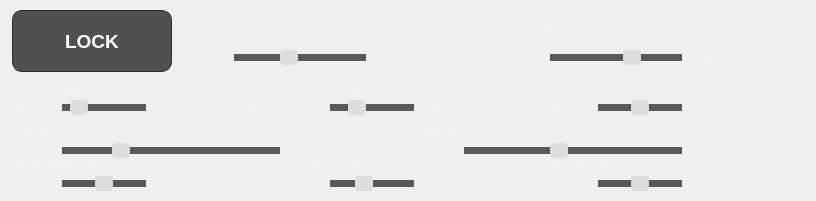
    <widget class="QFrame" name="frameTuning">
     <property name="sizePolicy">
      <sizepolicy hsizetype="Expanding" vsizetype="Preferred">
       <horstretch>0</horstretch>
       <verstretch>0</verstretch>
      </sizepolicy>
     </property>
     <property name="maximumSize">
      <size>
       <width>16777215</width>
       <height>280</height>
      </size>
     </property>
     <property name="styleSheet">
      <string notr="true">
QFrame#frameTuning{ background:#3a3a3a; border:1px solid #2a2a2a; border-radius:12px; }
QLabel{ color:#f0f0f0; }
QToolButton, QPushButton{ background:#505050; color:white; border:1px solid #2a2a2a; border-radius:10px; padding:6px 10px; }
QToolButton:checked, QPushButton:checked{ background:#2d6; border:1px solid #1e4; }
QSlider::groove:horizontal{ height:7px; background:#5a5a5a; border-radius:4px; }
QSlider::handle:horizontal{ width:18px; margin:-7px 0; border-radius:9px; background:#dddddd; }
      </string>
     </property>
     <layout class="QVBoxLayout" name="tuningRootV">
      <property name="spacing">
       <number>10</number>
      </property>
      <property name="leftMargin">
       <number>12</number>
      </property>
      <property name="topMargin">
       <number>10</number>
      </property>
      <property name="rightMargin">
       <number>12</number>
      </property>
      <property name="bottomMargin">
       <number>10</number>
      </property>
      <item>
       <layout class="QHBoxLayout" name="tuneRow1">
        <property name="spacing">
         <number>12</number>
        </property>
        <item>
         <widget class="QPushButton" name="btnTuneLock">
          <property name="minimumSize">
           <size>
            <width>160</width>
            <height>62</height>
           </size>
          </property>
          <property name="maximumSize">
           <size>
            <width>160</width>
            <height>62</height>
           </size>
          </property>
          <property name="font">
           <font>
            <pointsize>14</pointsize>
            <weight>75</weight>
            <bold>true</bold>
           </font>
          </property>
          <property name="toolTip">
           <string>Если LOCK выключен — параметры нельзя менять</string>
          </property>
          <property name="text">
           <string>LOCK</string>
          </property>
          <property name="checkable">
           <bool>true</bool>
          </property>
          <property name="checked">
           <bool>false</bool>
          </property>
         </widget>
        </item>
        <item>
         <layout class="QVBoxLayout" name="tunePwmLayout">
          <property name="spacing">
           <number>4</number>
          </property>
          <item>
           <widget class="QLabel" name="lblPwmBaseTitle">
            <property name="text">
             <string>PWM base</string>
            </property>
           </widget>
          </item>
          <item>
           <layout class="QHBoxLayout" name="tunePwmRow">
            <property name="spacing">
             <number>8</number>
            </property>
            <item>
             <widget class="QLabel" name="lblPwmBaseMin">
              <property name="minimumSize">
               <size>
                <width>42</width>
                <height>0</height>
               </size>
              </property>
              <property name="text">
               <string>1500</string>
              </property>
             </widget>
            </item>
            <item>
             <widget class="QSlider" name="sldPwmBase">
              <property name="enabled">
               <bool>false</bool>
              </property>
              <property name="minimum">
               <number>1500</number>
              </property>
              <property name="maximum">
               <number>2000</number>
              </property>
              <property name="value">
               <number>1700</number>
              </property>
              <property name="orientation">
               <enum>Qt::Horizontal</enum>
              </property>
             </widget>
            </item>
            <item>
             <widget class="QLabel" name="lblPwmBaseMax">
              <property name="minimumSize">
               <size>
                <width>42</width>
                <height>0</height>
               </size>
              </property>
              <property name="text">
               <string>2000</string>
              </property>
             </widget>
            </item>
            <item>
             <widget class="QLabel" name="lblPwmBaseVal">
              <property name="minimumSize">
               <size>
                <width>64</width>
                <height>0</height>
               </size>
              </property>
              <property name="text">
               <string>1700</string>
              </property>
              <property name="alignment">
               <set>Qt::AlignRight|Qt::AlignTrailing|Qt::AlignVCenter</set>
              </property>
             </widget>
            </item>
           </layout>
          </item>
         </layout>
        </item>
        <item>
         <layout class="QVBoxLayout" name="tuneLidarSolidLayout">
          <property name="spacing">
           <number>4</number>
          </property>
          <item>
           <widget class="QLabel" name="lblLidarSolidTitle">
            <property name="text">
             <string>Lidar stop solid</string>
            </property>
           </widget>
          </item>
          <item>
           <layout class="QHBoxLayout" name="tuneLidarSolidRow">
            <property name="spacing">
             <number>8</number>
            </property>
            <item>
             <widget class="QLabel" name="lblLidarSolidMin">
              <property name="minimumSize">
               <size>
                <width>42</width>
                <height>0</height>
               </size>
              </property>
              <property name="text">
               <string>0.20</string>
              </property>
             </widget>
            </item>
            <item>
             <widget class="QSlider" name="sldLidarSolid">
              <property name="enabled">
               <bool>false</bool>
              </property>
              <property name="minimum">
               <number>20</number>
              </property>
              <property name="maximum">
               <number>98</number>
              </property>
              <property name="value">
               <number>70</number>
              </property>
              <property name="orientation">
               <enum>Qt::Horizontal</enum>
              </property>
             </widget>
            </item>
            <item>
             <widget class="QLabel" name="lblLidarSolidMax">
              <property name="minimumSize">
               <size>
                <width>42</width>
                <height>0</height>
               </size>
              </property>
              <property name="text">
               <string>0.98</string>
              </property>
             </widget>
            </item>
            <item>
             <widget class="QLabel" name="lblLidarSolidVal">
              <property name="minimumSize">
               <size>
                <width>64</width>
                <height>0</height>
               </size>
              </property>
              <property name="text">
               <string>0.70</string>
              </property>
              <property name="alignment">
               <set>Qt::AlignRight|Qt::AlignTrailing|Qt::AlignVCenter</set>
              </property>
             </widget>
            </item>
           </layout>
          </item>
         </layout>
        </item>
       </layout>
      </item>
      <item>
       <layout class="QHBoxLayout" name="tuneRow2">
        <property name="spacing">
         <number>12</number>
        </property>
        <item>
         <layout class="QVBoxLayout" name="tuneSteerStrengthLayout">
          <property name="spacing">
           <number>4</number>
          </property>
          <item>
           <widget class="QLabel" name="lblSteerStrengthTitle">
            <property name="text">
             <string>Steer strength</string>
            </property>
           </widget>
          </item>
          <item>
           <layout class="QHBoxLayout" name="tuneSteerStrengthRow">
            <property name="spacing">
             <number>8</number>
            </property>
            <item>
             <widget class="QLabel" name="lblSteerStrengthMin">
              <property name="minimumSize">
               <size>
                <width>42</width>
                <height>0</height>
               </size>
              </property>
              <property name="text">
               <string>80</string>
              </property>
             </widget>
            </item>
            <item>
             <widget class="QSlider" name="sldSteerStrength">
              <property name="enabled">
               <bool>false</bool>
              </property>
              <property name="minimum">
               <number>80</number>
              </property>
              <property name="maximum">
               <number>420</number>
              </property>
              <property name="value">
               <number>120</number>
              </property>
              <property name="orientation">
               <enum>Qt::Horizontal</enum>
              </property>
             </widget>
            </item>
            <item>
             <widget class="QLabel" name="lblSteerStrengthMax">
              <property name="minimumSize">
               <size>
                <width>42</width>
                <height>0</height>
               </size>
              </property>
              <property name="text">
               <string>420</string>
              </property>
             </widget>
            </item>
            <item>
             <widget class="QLabel" name="lblSteerStrengthVal">
              <property name="minimumSize">
               <size>
                <width>64</width>
                <height>0</height>
               </size>
              </property>
              <property name="text">
               <string>120</string>
              </property>
              <property name="alignment">
               <set>Qt::AlignRight|Qt::AlignTrailing|Qt::AlignVCenter</set>
              </property>
             </widget>
            </item>
           </layout>
          </item>
         </layout>
        </item>
        <item>
         <layout class="QVBoxLayout" name="tuneSteerTauLayout">
          <property name="spacing">
           <number>4</number>
          </property>
          <item>
           <widget class="QLabel" name="lblSteerTauTitle">
            <property name="text">
             <string>Steer smoothing (tau)</string>
            </property>
           </widget>
          </item>
          <item>
           <layout class="QHBoxLayout" name="tuneSteerTauRow">
            <property name="spacing">
             <number>8</number>
            </property>
            <item>
             <widget class="QLabel" name="lblSteerTauMin">
              <property name="minimumSize">
               <size>
                <width>42</width>
                <height>0</height>
               </size>
              </property>
              <property name="text">
               <string>0.05</string>
              </property>
             </widget>
            </item>
            <item>
             <widget class="QSlider" name="sldSteerTau">
              <property name="enabled">
               <bool>false</bool>
              </property>
              <property name="minimum">
               <number>5</number>
              </property>
              <property name="maximum">
               <number>60</number>
              </property>
              <property name="value">
               <number>20</number>
              </property>
              <property name="orientation">
               <enum>Qt::Horizontal</enum>
              </property>
             </widget>
            </item>
            <item>
             <widget class="QLabel" name="lblSteerTauMax">
              <property name="minimumSize">
               <size>
                <width>42</width>
                <height>0</height>
               </size>
              </property>
              <property name="text">
               <string>0.60</string>
              </property>
             </widget>
            </item>
            <item>
             <widget class="QLabel" name="lblSteerTauVal">
              <property name="minimumSize">
               <size>
                <width>64</width>
                <height>0</height>
               </size>
              </property>
              <property name="text">
               <string>0.20</string>
              </property>
              <property name="alignment">
               <set>Qt::AlignRight|Qt::AlignTrailing|Qt::AlignVCenter</set>
              </property>
             </widget>
            </item>
           </layout>
          </item>
         </layout>
        </item>
        <item>
         <layout class="QVBoxLayout" name="tunePwmBiasLayout">
          <property name="spacing">
           <number>4</number>
          </property>
          <item>
           <widget class="QLabel" name="lblSnapBeforeTitle">
            <property name="text">
             <string>PWM bias</string>
            </property>
           </widget>
          </item>
          <item>
           <layout class="QHBoxLayout" name="SnapBeforeRow">
            <property name="spacing">
             <number>8</number>
            </property>
            <item>
             <widget class="QLabel" name="lblSnapBeforeMin">
              <property name="minimumSize">
               <size>
                <width>42</width>
                <height>0</height>
               </size>
              </property>
              <property name="text">
               <string>-10</string>
              </property>
             </widget>
            </item>
            <item>
             <widget class="QSlider" name="sldSnapBefore">
              <property name="enabled">
               <bool>false</bool>
              </property>
              <property name="minimum">
               <number>-10</number>
              </property>
              <property name="maximum">
               <number>10</number>
              </property>
              <property name="value">
               <number>0</number>
              </property>
              <property name="orientation">
               <enum>Qt::Horizontal</enum>
              </property>
             </widget>
            </item>
            <item>
             <widget class="QLabel" name="lblSnapBeforeMax">
              <property name="minimumSize">
               <size>
                <width>42</width>
                <height>0</height>
               </size>
              </property>
              <property name="text">
               <string>10</string>
              </property>
             </widget>
            </item>
            <item>
             <widget class="QLabel" name="lblSnapBeforeVal">
              <property name="minimumSize">
               <size>
                <width>64</width>
                <height>0</height>
               </size>
              </property>
              <property name="text">
               <string>0</string>
              </property>
              <property name="alignment">
               <set>Qt::AlignRight|Qt::AlignTrailing|Qt::AlignVCenter</set>
              </property>
             </widget>
            </item>
           </layout>
          </item>
         </layout>
        </item>
       </layout>
      </item>
      <item>
       <layout class="QVBoxLayout" name="tuneRow3Wrap">
        <property name="spacing">
         <number>0</number>
        </property>
        <property name="leftMargin">
         <number>0</number>
        </property>
        <property name="topMargin">
         <number>0</number>
        </property>
        <property name="rightMargin">
         <number>0</number>
        </property>
        <property name="bottomMargin">
         <number>0</number>
        </property>
        <item>
         <layout class="QHBoxLayout" name="tuneRow3MarkersRow">
          <property name="spacing">
           <number>12</number>
          </property>
          <property name="leftMargin">
           <number>0</number>
          </property>
          <property name="topMargin">
           <number>0</number>
          </property>
          <property name="rightMargin">
           <number>0</number>
          </property>
          <property name="bottomMargin">
           <number>0</number>
          </property>
          <item>
           <layout class="QVBoxLayout" name="tuneRow3PoleDistLayout">
            <property name="spacing">
             <number>4</number>
            </property>
            <item>
             <widget class="QLabel" name="lblPoleDistDriveTitle">
              <property name="text">
               <string>Pole dist (m)</string>
              </property>
             </widget>
            </item>
            <item>
             <layout class="QHBoxLayout" name="tunePoleDistRow">
              <property name="spacing">
               <number>8</number>
              </property>
              <item>
               <widget class="QLabel" name="lblPoleDistDriveMin">
                <property name="minimumSize">
                 <size>
                  <width>42</width>
                  <height>0</height>
                 </size>
                </property>
                <property name="text">
                 <string>1</string>
                </property>
               </widget>
              </item>
              <item>
               <widget class="QSlider" name="sldPoleDistDrive">
                <property name="enabled">
                 <bool>false</bool>
                </property>
                <property name="minimum">
                 <number>1</number>
                </property>
                <property name="maximum">
                 <number>5</number>
                </property>
                <property name="value">
                 <number>2</number>
                </property>
                <property name="orientation">
                 <enum>Qt::Horizontal</enum>
                </property>
               </widget>
              </item>
              <item>
               <widget class="QLabel" name="lblPoleDistDriveMax">
                <property name="minimumSize">
                 <size>
                  <width>42</width>
                  <height>0</height>
                 </size>
                </property>
                <property name="text">
                 <string>5</string>
                </property>
               </widget>
              </item>
              <item>
               <widget class="QLabel" name="lblPoleDistDriveVal">
                <property name="minimumSize">
                 <size>
                  <width>64</width>
                  <height>0</height>
                 </size>
                </property>
                <property name="text">
                 <string>2 м</string>
                </property>
                <property name="alignment">
                 <set>Qt::AlignRight|Qt::AlignTrailing|Qt::AlignVCenter</set>
                </property>
               </widget>
              </item>
             </layout>
            </item>
           </layout>
          </item>
          <item>
           <layout class="QVBoxLayout" name="tuneRow3TurnDistLayout">
            <property name="spacing">
             <number>4</number>
            </property>
            <item>
             <widget class="QLabel" name="lblTurnDistDriveTitle">
              <property name="text">
               <string>Turn dist (m)</string>
              </property>
             </widget>
            </item>
            <item>
             <layout class="QHBoxLayout" name="tuneTurnDistRow">
              <property name="spacing">
               <number>8</number>
              </property>
              <item>
               <widget class="QLabel" name="lblTurnDistDriveMin">
                <property name="minimumSize">
                 <size>
                  <width>42</width>
                  <height>0</height>
                 </size>
                </property>
                <property name="text">
                 <string>1</string>
                </property>
               </widget>
              </item>
              <item>
               <widget class="QSlider" name="sldTurnDistDrive">
                <property name="enabled">
                 <bool>false</bool>
                </property>
                <property name="minimum">
                 <number>1</number>
                </property>
                <property name="maximum">
                 <number>8</number>
                </property>
                <property name="value">
                 <number>4</number>
                </property>
                <property name="orientation">
                 <enum>Qt::Horizontal</enum>
                </property>
               </widget>
              </item>
              <item>
               <widget class="QLabel" name="lblTurnDistDriveMax">
                <property name="minimumSize">
                 <size>
                  <width>42</width>
                  <height>0</height>
                 </size>
                </property>
                <property name="text">
                 <string>8</string>
                </property>
               </widget>
              </item>
              <item>
               <widget class="QLabel" name="lblTurnDistDriveVal">
                <property name="minimumSize">
                 <size>
                  <width>64</width>
                  <height>0</height>
                 </size>
                </property>
                <property name="text">
                 <string>4 м</string>
                </property>
                <property name="alignment">
                 <set>Qt::AlignRight|Qt::AlignTrailing|Qt::AlignVCenter</set>
                </property>
               </widget>
              </item>
             </layout>
            </item>
           </layout>
          </item>
         </layout>
        </item>
        <item>
         <layout class="QHBoxLayout" name="tuneRow3RoadRow">
          <property name="spacing">
           <number>12</number>
          </property>
          <property name="leftMargin">
           <number>0</number>
          </property>
          <property name="topMargin">
           <number>0</number>
          </property>
          <property name="rightMargin">
           <number>0</number>
          </property>
          <property name="bottomMargin">
           <number>0</number>
          </property>
          <item>
           <layout class="QVBoxLayout" name="tuneRow3RoadBiasLayout">
            <property name="spacing">
             <number>4</number>
            </property>
            <item>
             <widget class="QLabel" name="lblRoadBiasTitle">
              <property name="text">
               <string>Road center bias</string>
              </property>
             </widget>
            </item>
            <item>
             <layout class="QHBoxLayout" name="tuneRoadBiasRow">
              <property name="spacing">
               <number>8</number>
              </property>
              <item>
               <widget class="QLabel" name="lblRoadBiasMin">
                <property name="minimumSize">
                 <size>
                  <width>42</width>
                  <height>0</height>
                 </size>
                </property>
                <property name="text">
                 <string>-0.45</string>
                </property>
               </widget>
              </item>
              <item>
               <widget class="QSlider" name="sldRoadBias">
                <property name="enabled">
                 <bool>false</bool>
                </property>
                <property name="minimum">
                 <number>-45</number>
                </property>
                <property name="maximum">
                 <number>45</number>
                </property>
                <property name="value">
                 <number>0</number>
                </property>
                <property name="orientation">
                 <enum>Qt::Horizontal</enum>
                </property>
               </widget>
              </item>
              <item>
               <widget class="QLabel" name="lblRoadBiasMax">
                <property name="minimumSize">
                 <size>
                  <width>42</width>
                  <height>0</height>
                 </size>
                </property>
                <property name="text">
                 <string>+0.45</string>
                </property>
               </widget>
              </item>
              <item>
               <widget class="QLabel" name="lblRoadBiasVal">
                <property name="minimumSize">
                 <size>
                  <width>64</width>
                  <height>0</height>
                 </size>
                </property>
                <property name="text">
                 <string>0.00</string>
                </property>
                <property name="alignment">
                 <set>Qt::AlignRight|Qt::AlignTrailing|Qt::AlignVCenter</set>
                </property>
               </widget>
              </item>
             </layout>
            </item>
           </layout>
          </item>
          <item>
           <layout class="QVBoxLayout" name="tuneRow3JuncSearchLayout">
            <property name="spacing">
             <number>4</number>
            </property>
            <item>
             <widget class="QLabel" name="lblJuncSearchTitle">
              <property name="text">
               <string>Junction search (m)</string>
              </property>
             </widget>
            </item>
            <item>
             <layout class="QHBoxLayout" name="tuneJuncSearchRow">
              <property name="spacing">
               <number>8</number>
              </property>
              <item>
               <widget class="QLabel" name="lblJuncSearchMin">
                <property name="minimumSize">
                 <size>
                  <width>42</width>
                  <height>0</height>
                 </size>
                </property>
                <property name="text">
                 <string>1</string>
                </property>
               </widget>
              </item>
              <item>
               <widget class="QSlider" name="sldJuncSearch">
                <property name="enabled">
                 <bool>false</bool>
                </property>
                <property name="minimum">
                 <number>1</number>
                </property>
                <property name="maximum">
                 <number>25</number>
                </property>
                <property name="value">
                 <number>10</number>
                </property>
                <property name="orientation">
                 <enum>Qt::Horizontal</enum>
                </property>
               </widget>
              </item>
              <item>
               <widget class="QLabel" name="lblJuncSearchMax">
                <property name="minimumSize">
                 <size>
                  <width>42</width>
                  <height>0</height>
                 </size>
                </property>
                <property name="text">
                 <string>25</string>
                </property>
               </widget>
              </item>
              <item>
               <widget class="QLabel" name="lblJuncSearchVal">
                <property name="minimumSize">
                 <size>
                  <width>64</width>
                  <height>0</height>
                 </size>
                </property>
                <property name="text">
                 <string>10</string>
                </property>
                <property name="alignment">
                 <set>Qt::AlignRight|Qt::AlignTrailing|Qt::AlignVCenter</set>
                </property>
               </widget>
              </item>
             </layout>
            </item>
           </layout>
          </item>
          <item>
           <layout class="QVBoxLayout" name="tuneRow3SegThrLayout">
            <property name="spacing">
             <number>4</number>
            </property>
            <item>
             <widget class="QLabel" name="lblSegThrTitle">
              <property name="text">
               <string>Seg threshold</string>
              </property>
             </widget>
            </item>
            <item>
             <layout class="QHBoxLayout" name="tuneSegThrRow">
              <property name="spacing">
               <number>8</number>
              </property>
              <item>
               <widget class="QLabel" name="lblSegThrMin">
                <property name="minimumSize">
                 <size>
                  <width>42</width>
                  <height>0</height>
                 </size>
                </property>
                <property name="text">
                 <string>0.35</string>
                </property>
               </widget>
              </item>
              <item>
               <widget class="QSlider" name="sldSegThr">
                <property name="enabled">
                 <bool>false</bool>
                </property>
                <property name="minimum">
                 <number>35</number>
                </property>
                <property name="maximum">
                 <number>85</number>
                </property>
                <property name="value">
                 <number>60</number>
                </property>
                <property name="orientation">
                 <enum>Qt::Horizontal</enum>
                </property>
               </widget>
              </item>
              <item>
               <widget class="QLabel" name="lblSegThrMax">
                <property name="minimumSize">
                 <size>
                  <width>42</width>
                  <height>0</height>
                 </size>
                </property>
                <property name="text">
                 <string>0.85</string>
                </property>
               </widget>
              </item>
              <item>
               <widget class="QLabel" name="lblSegThrVal">
                <property name="minimumSize">
                 <size>
                  <width>64</width>
                  <height>0</height>
                 </size>
                </property>
                <property name="text">
                 <string>0.60</string>
                </property>
                <property name="alignment">
                 <set>Qt::AlignRight|Qt::AlignTrailing|Qt::AlignVCenter</set>
                </property>
               </widget>
              </item>
             </layout>
            </item>
           </layout>
          </item>
         </layout>
        </item>
       </layout>
      </item>
     </layout>
    </widget>
